Frame 1 (no input): blank canvas, image omitted
Frame 60 (the mouse pressed at the canvas centre just before this capture): blank canvas, image omitted
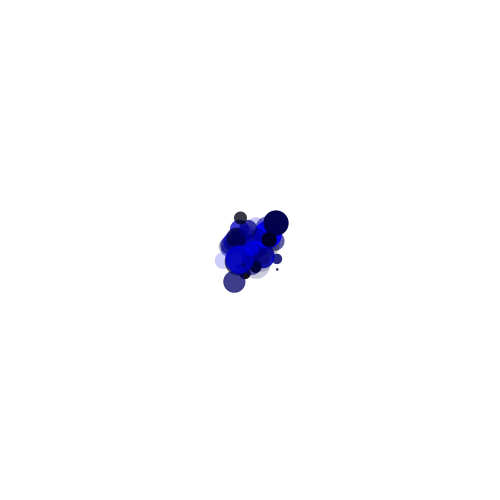
Frame 120 (the mouse held since frame 60 and released just before this capture)

The Processing sketch whose frames 1 and 60 were blank and that drew this single picture after the mouse press (run headless with seeded random() and noise(); from frame 60 on, the mouse is pressed at the canvas centre):

// Processing sketch: spleter_blue
// ── spleter_blue.pde
void setup() {
  size(500, 500);
  noStroke();
  ellipseMode(CENTER);
  background(255);
}
void draw() {
  float size = random(30);
  float sIx = randomGaussian()*15; // normal distrivueted random numbers for positions
  float sIy = randomGaussian()*15;
  if (mousePressed) {
    fill(0,0,random(255), random(255));
   ellipse(mouseX+sIx, mouseY+sIy, size, size);
  }
}
